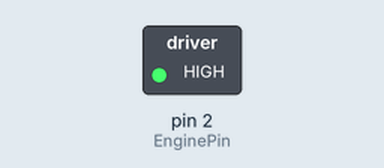
A sketch run on a simulated Arduino Uno, built with avr-gcc and run on an emulated ATmega328P. Parts: switched loads named in the sketch (green lamp = pin HIGH). Dashed ring = blinking.

Above: at 0.2 s.
Timing chart, 0 to 3.0 s (numbered marks = the images above):
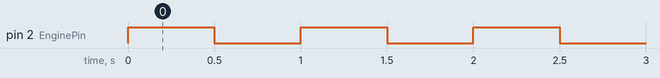

The sketch:

ControllingAMotorWithARelay.ino
```cpp
const int EnginePin =  2;
int EngineState = LOW;

void setup()
{
  pinMode(EnginePin, OUTPUT);
}

void loop()
{

  if (EngineState == HIGH)
  {
    EngineState = LOW;
  }
  else
  {
    EngineState = HIGH;
  }

  digitalWrite(EnginePin, EngineState);

  delay(500);

}
```

Measured:
- by itself, pin 2 (EnginePin): alternates HIGH for 0.50 s and LOW for 0.50 s
